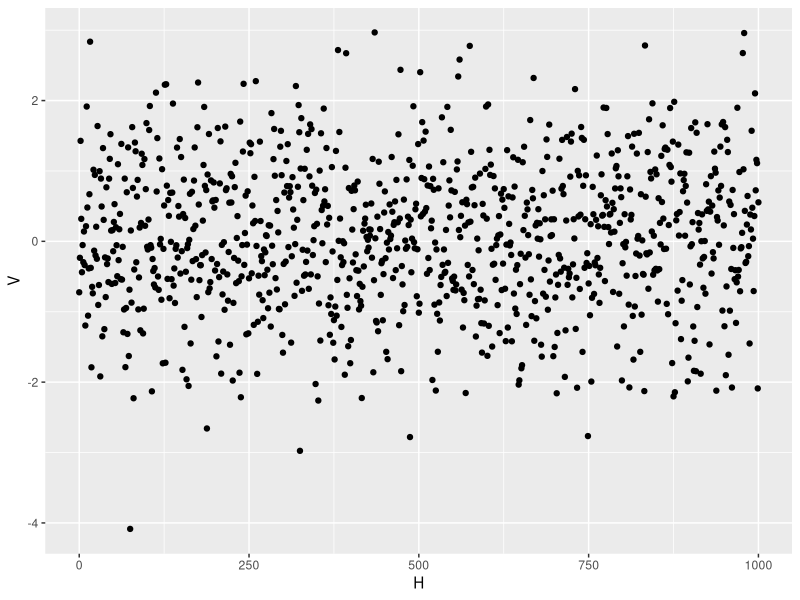

Write the R code that produced this figure.
## ---- chunk 1
MyFrame = as.data.frame(
                  cbind(H = seq(0,1000,1),
                        V = rnorm(length(seq(0,1000,1))))
)


library(ggplot2)

ggplot(MyFrame, aes(H,V)) +
  geom_point()
